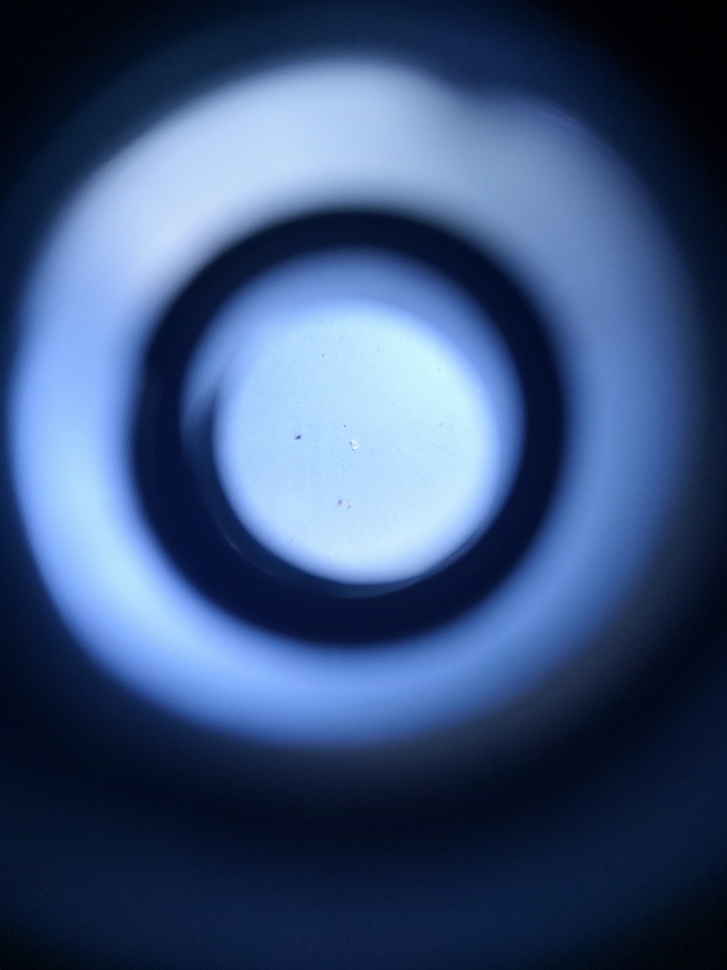
#> input picture Datasets/1y/IMG20240615104658.jpg, 727 x 970 px, shrunk from 3120 x 4160 before the run
$ python -i App.py   (imports and definitions only)
#> lines starting #> are read from the running program, lines starting #| are printed output that depends on the picture; after the words box and inside, x2 and y2 are one past the last pixel; in counts of white or black regions, pixels touching at a corner belong together
#> further down, picture is the input picture: shape (970, 727, 3); mean B, G, R 120.8, 81.6, 58.9
import streamlit as st
import cv2
import numpy as np
import pandas as pd
import os
from io import BytesIO
from PIL import Image
import matplotlib.pyplot as plt

# Custom styling
# [104 lines not run here, left out]

def process_image(image, clip_limit=3.0, grid_size=8, block_size=31, c_value=5):
#> called with clip_limit = 3, grid_size = 8, block_size = 31, c_value = 5
    gray = cv2.cvtColor(image, cv2.COLOR_BGR2GRAY)
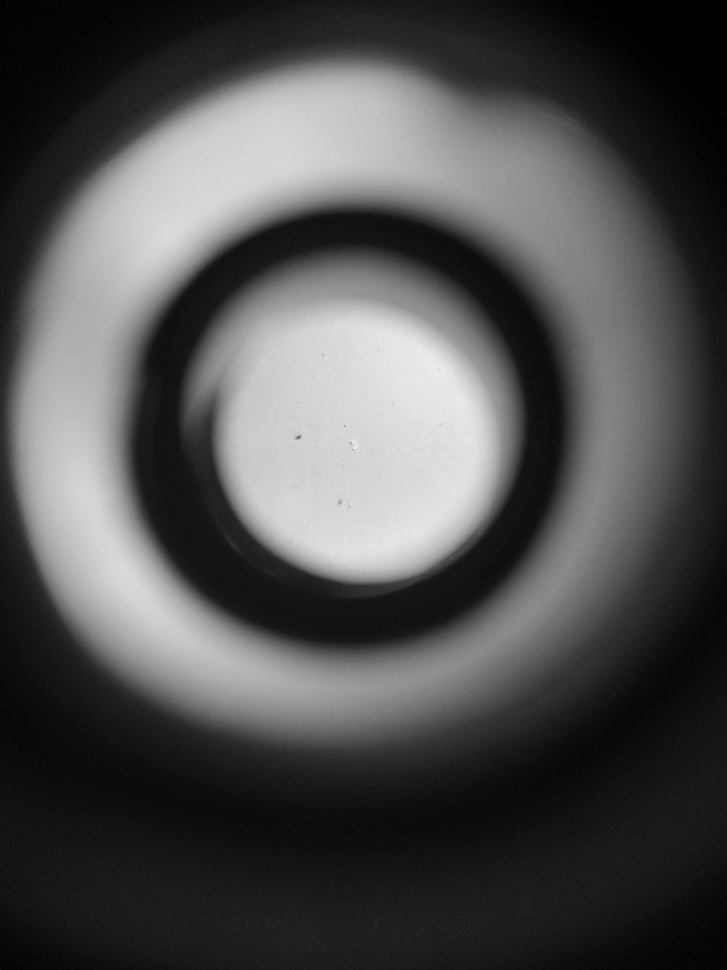
#> gray: shape (970, 727); min 0, max 246, mean 79.3
    clahe = cv2.createCLAHE(clipLimit=clip_limit, tileGridSize=(grid_size, grid_size))
    enhanced_gray = clahe.apply(gray)
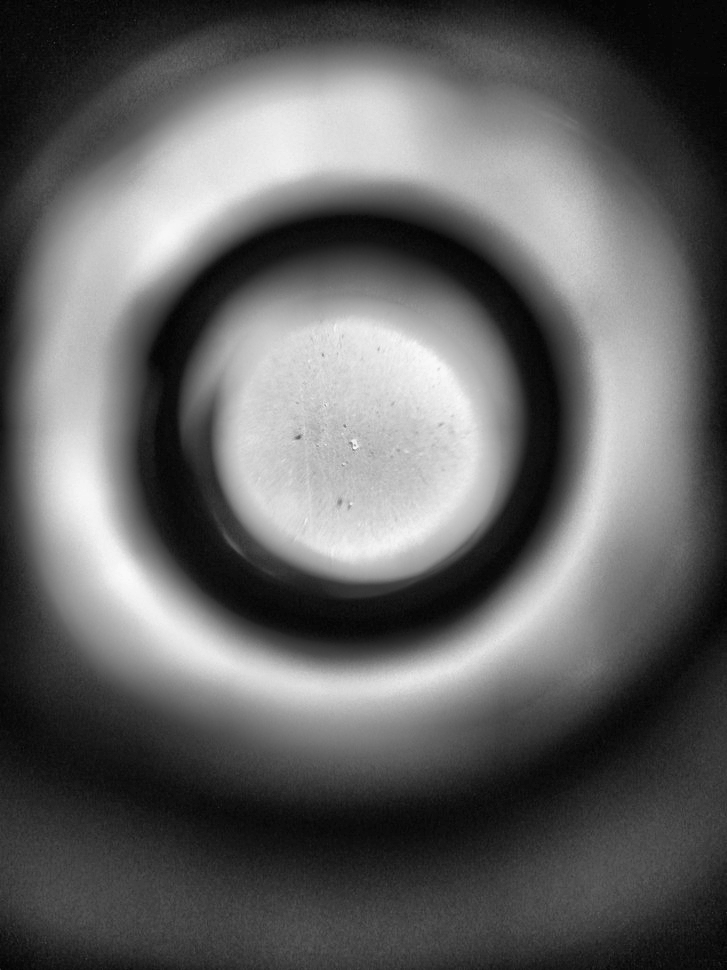
#> enhanced_gray: shape (970, 727); min 1, max 249, mean 98.4
    thresh = cv2.adaptiveThreshold(enhanced_gray, 255, cv2.ADAPTIVE_THRESH_GAUSSIAN_C,
                                   cv2.THRESH_BINARY_INV, block_size, c_value)
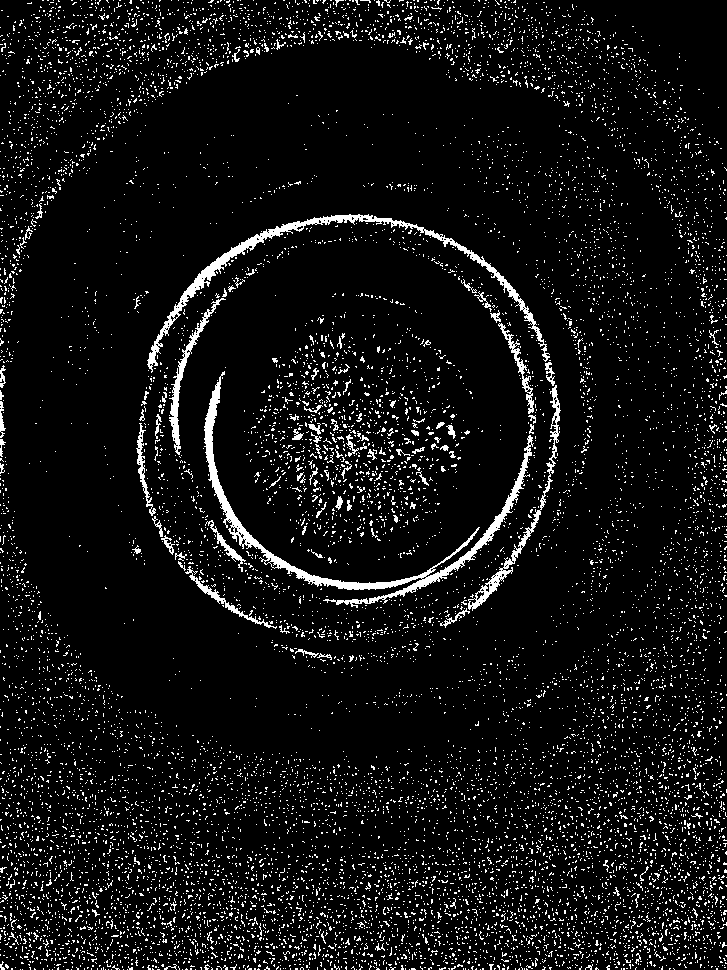
#> thresh: shape (970, 727); 7% white in thin lines or dots
    kernel = np.ones((3, 3), np.uint8)
    thresh = cv2.morphologyEx(thresh, cv2.MORPH_OPEN, kernel, iterations=2)
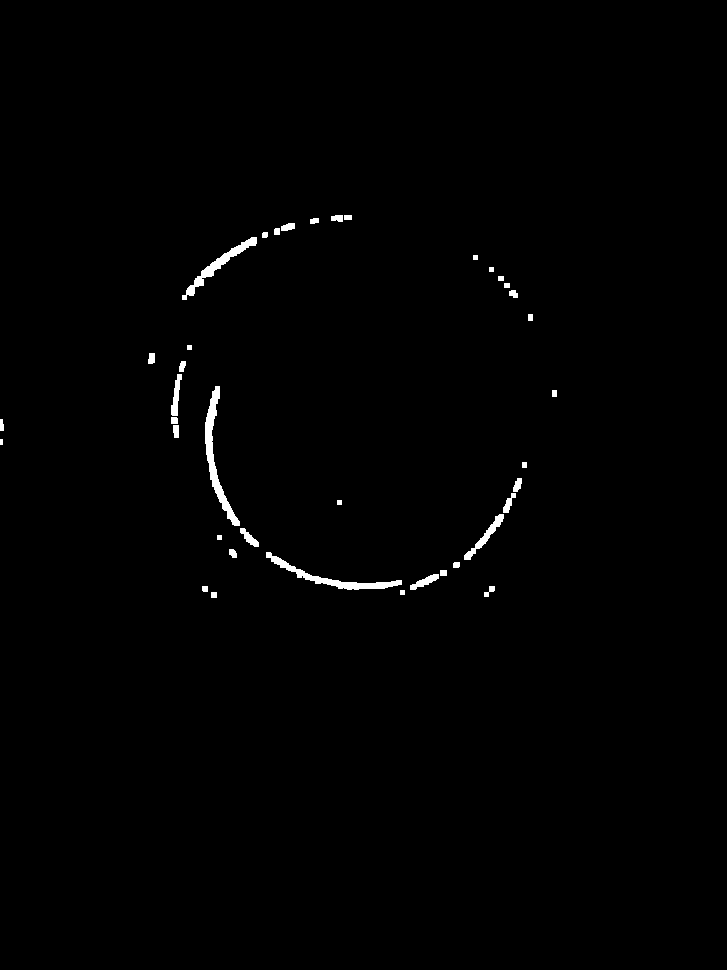
#> thresh: shape (970, 727); 0.73% white; 39 white regions (1 under 20 px), largest, box (x1, y1, x2, y2) and area: (205, 386, 240, 526) 1091, (266, 552, 402, 590) 905, (182, 237, 257, 300) 733
    return thresh, enhanced_gray

def calculate_metrics(processed_image, original_gray):
    degradation_percentage = np.count_nonzero(processed_image) / (processed_image.shape[0] * processed_image.shape[1]) * 100
    mean_intensity = np.mean(original_gray)
    std_intensity = np.std(original_gray)
    return {
        "Degradation %": round(degradation_percentage, 2),
        "Mean Intensity": round(mean_intensity, 2),
        "Std Intensity": round(std_intensity, 2)
    }

def save_report(degradation_data):
    csv = BytesIO()
    pd.DataFrame(degradation_data).to_csv(csv, index=False)
    csv.seek(0)
    return csv

def plot_degradation(df):
    fig, ax = plt.subplots(figsize=(10, 5))
    df_pivot = df.pivot(index="Image", columns="Stage", values="Degradation %")

    colors = ['#A47DAB', '#692475', '#82AB7D', '#6A6B4E']
    for idx, img in enumerate(df_pivot.index):
        plt.plot(df_pivot.columns, df_pivot.loc[img], marker='o',
                linestyle='-', label=img, color=colors[idx % len(colors)])

    plt.xlabel("Time Stage")
    plt.ylabel("Degradation Percentage (%)")
    plt.title("Degradation Progression Over Time")
    plt.legend(loc="upper left", bbox_to_anchor=(1, 1))
    plt.grid(True, alpha=0.3)
    ax.set_facecolor('#ffffff')
    fig.patch.set_facecolor('#ffffff')
    st.pyplot(fig)

# [6 lines not run here, left out]

# [1 line that did not run here, left out]

# [81 lines not run here, left out]

>>> import cv2
>>> picture = cv2.imread('1y/IMG20240615104658.jpg')
>>> result = process_image(picture)
